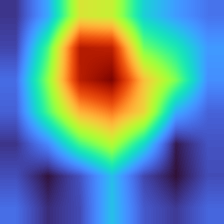
#> input picture Analysis/Heatmap/output/polite/20250926_59586-59715_from_59568-59746_0_0_0_heatmap.png, 224 x 224 px
$ python build_still_images.py
#> lines starting #> are read from the running program, lines starting #| are printed output that depends on the picture; pictures that were not available may be replaced by others from this repository, and a replacement may not be noted
from __future__ import annotations

import math
import re
from pathlib import Path

from PIL import Image, ImageOps


ROOT = Path(r"E:\Single_frame_smile\Analysis\Heatmap\output")
OUT_DIR = ROOT / "still_images"
CLASSES = ("polite", "truesmile", "ambiguous")
TARGET_RATIO = 4 / 3
PADDING = 6
BG = (255, 255, 255)


def extract_last_int(path: Path) -> int:
    m = re.search(r"(\d+)(?!.*\d)", path.stem)
    if not m:
        return 0
    return int(m.group(1))


def list_images(class_dir: Path, suffix: str) -> list[Path]:
    imgs = [p for p in class_dir.iterdir() if p.is_file() and p.name.endswith(suffix)]
    return sorted(imgs, key=extract_last_int)


def choose_grid(n: int) -> tuple[int, int]:
    best = None
    for cols in range(1, n + 1):
        rows = math.ceil(n / cols)
        ratio = cols / rows
        diff = abs(ratio - TARGET_RATIO)
        score = (diff, rows * cols)
        if best is None or score < best[0]:
            best = (score, cols, rows)
    assert best is not None
    return best[1], best[2]


def build_montage(images: list[Path], out_path: Path) -> None:
    if not images:
        return
    pil_images = [Image.open(p).convert("RGB") for p in images]
#> pil_images = 1 item
    w = max(img.width for img in pil_images)
#> w = 224
    h = max(img.height for img in pil_images)
#> h = 224
    cols, rows = choose_grid(len(pil_images))
#> cols = 1; rows = 1

    canvas_w = cols * w + (cols + 1) * PADDING
#> canvas_w = 236
    canvas_h = rows * h + (rows + 1) * PADDING
#> canvas_h = 236
    canvas = Image.new("RGB", (canvas_w, canvas_h), BG)
#> canvas: PIL image 236x236 RGB; every value is 255

    for idx, img in enumerate(pil_images):
        r = idx // cols
        c = idx % cols
        x = PADDING + c * (w + PADDING)
        y = PADDING + r * (h + PADDING)
        if img.size != (w, h):
            img = ImageOps.pad(img, (w, h), color=BG)
        canvas.paste(img, (x, y))
#> this loop made 1 pass
#> (r, c, x, y) on pass 1: (0, 0, 6, 6)
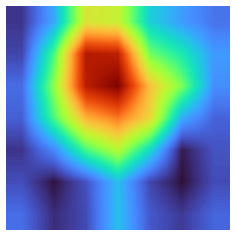
#> canvas: PIL image 236x236 RGB; mean R, G, B 114.3, 152.8, 164.9

    out_path.parent.mkdir(parents=True, exist_ok=True)
    canvas.save(out_path)


def main() -> None:
    OUT_DIR.mkdir(parents=True, exist_ok=True)
    for class_name in CLASSES:
        class_dir = ROOT / class_name
        heatmaps = list_images(class_dir, "_heatmap.png")
        overlays = list_images(class_dir, "_overlay.png")
        build_montage(heatmaps, OUT_DIR / f"{class_name}_heatmap_still.png")
        build_montage(overlays, OUT_DIR / f"{class_name}_overlay_still.png")
        print(f"[STILL] {class_name}: heatmaps={len(heatmaps)}, overlays={len(overlays)}")
#> pass 2 of the loop in main, `for class_name in CLASSES:`:
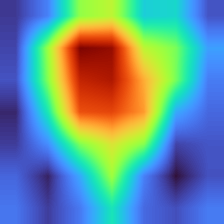
#> input picture Analysis/Heatmap/output/ambiguous/20251019_52090-52185_from_52119-52270_0_0_41_heatmap.png, 224 x 224 px, given as the content of the folder E:/Single_frame_smile/Analysis/Heatmap/output/truesmile, which was not available
#> the loop in build_montage (call 3), `for idx, img in enumerate(pil_images):` made 1 pass
#> after the loop in build_montage (call 3), `for idx, img in enumerate(pil_images):`:
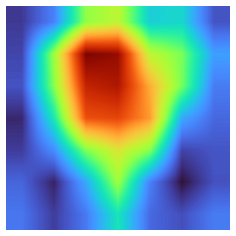
#> canvas: PIL image 236x236 RGB; mean R, G, B 118.8, 158, 161.1
#> pass 3 of the loop in main, `for class_name in CLASSES:`:
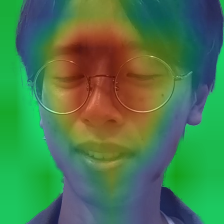
#> input picture Analysis/Heatmap/output/ambiguous/20251019_52090-52185_from_52119-52270_0_0_41_overlay.png, 224 x 224 px
#> the loop in build_montage (call 6), `for idx, img in enumerate(pil_images):` made 1 pass
#> after the loop in build_montage (call 6), `for idx, img in enumerate(pil_images):`:
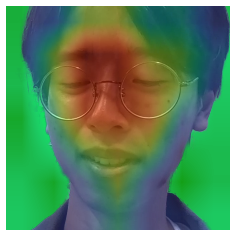
#> canvas: PIL image 236x236 RGB; mean R, G, B 91.8, 135.8, 95.9


if __name__ == "__main__":
    main()
